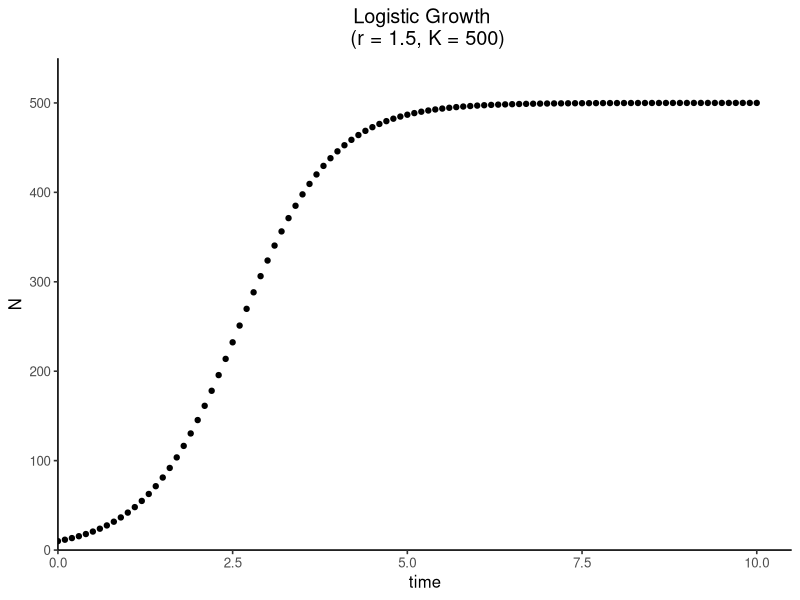
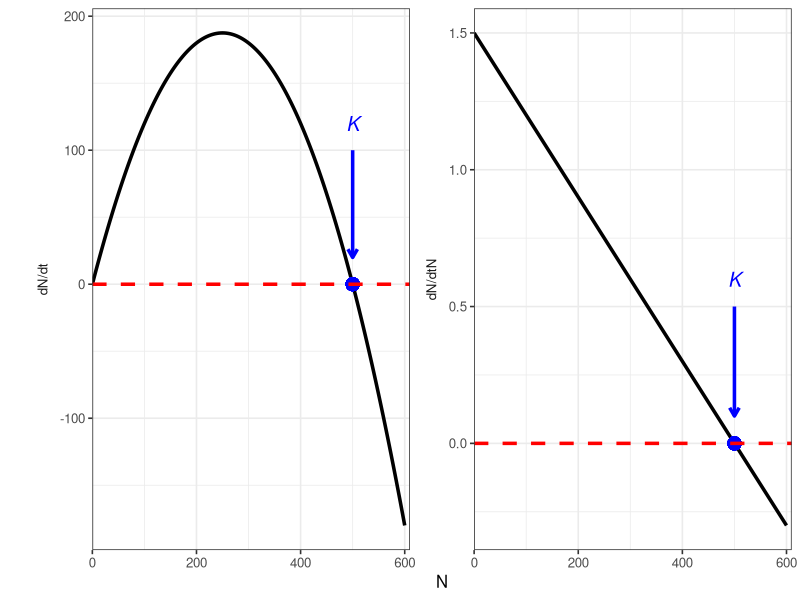

The R source for these figures, in order:
## ---- chunk 1
knitr::opts_chunk$set(message = F, 
                      error = F, 
                      warning = F)

## ---- chunk 2
library(tidyverse)
library(deSolve)

### Model specification
logistic_model <- function(times, state, parms) {
  with(as.list(c(state, parms)), {
    dN_dt = r*N*(K-N)/K  # logistic growth equation
    return(list(c(dN_dt)))  # return the results  
  })
}

### Model application
times <- seq(0, 10, by = 0.1)  # time steps to integrate over
state <- c(N = 10)  # initial population size
parms <- c(r = 1.5, K = 500)  # intrinsic growth rate and carrying capacity

# run the ode solver
pop_size <- ode(func = logistic_model, times = times, y = state, parms = parms)

### Visualize the results
ggplot(data = as.data.frame(pop_size), aes(x = time, y = N)) + 
  geom_point() + 
  labs(title = paste0("Logistic Growth \n (r = ", parms["r"], ", K = ", parms["K"], ")")) +
  theme_classic(base_size = 12) + 
  theme(plot.title = element_text(hjust = 0.5)) +
  scale_x_continuous(limits = c(0, 10.5), expand = c(0, 0)) +
  scale_y_continuous(limits = c(0, max(as.data.frame(pop_size)$N)*1.1), expand = c(0, 0))
## ---- chunk 3
knitr::include_app("https://genchanghsu0115.shinyapps.io/Logistic_mod_shinyapp/", height = "450px")
## ---- chunk 4
# parameters
r <- 1.5
K <- 500

# a vector of population sizes
N <- 0:600

# calculate the population growth rates and per capita growth rates
dN_dt <- r*N*(K-N)/K 
dN_dtN <- r*(K-N)/K

# organize into a dataframe
logistic_data <- data.frame(N, dN_dt, dN_dtN) %>%
  pivot_longer(cols = c(dN_dt, dN_dtN), 
               names_to = "vars", 
               values_to = "values")

# plot 
K_df <- data.frame(xend = c(500, 500),
                   yend = c(20, 0.1),
                   xstart = c(500, 500),
                   ystart = c(100, 0.5),
                   labels = c("italic(K)", "italic(K)"),
                   vars = c("dN_dt", "dN_dtN"))

ggplot(data = logistic_data, aes(x = N, y = values)) + 
  geom_line(size = 1.2) + 
  geom_point(x = 500, y = 0, size = 4, color = "blue") +
  geom_hline(yintercept = 0, linetype = "dashed", color = "red", size = 1.2) +
  labs(x = "N", y = "") +
  facet_wrap(~vars, 
             ncol = 2, 
             scales = "free_y",
             strip.position = "left", 
             labeller = as_labeller(c(dN_dt = "dN/dt", 
                                      dN_dtN = "dN/dtN"))) + 
  theme_bw(base_size = 12) +
  theme(strip.background = element_blank(),
        strip.placement = "outside",
        legend.position = "top",
        legend.title = element_blank()) + 
  scale_x_continuous(limits = c(0, 610), expand = c(0, 0)) + 
  geom_segment(data = K_df, 
               aes(x = xstart, y = ystart, xend = xend, yend = yend), 
               arrow = arrow(length = unit(0.03, "npc")), 
               size = 1.2,
               color = "blue") + 
  geom_text(data = K_df, 
            aes(x = xstart, y = ystart*1.2, label = labels),
            size = 5, 
            color = "blue",
            parse = T)
